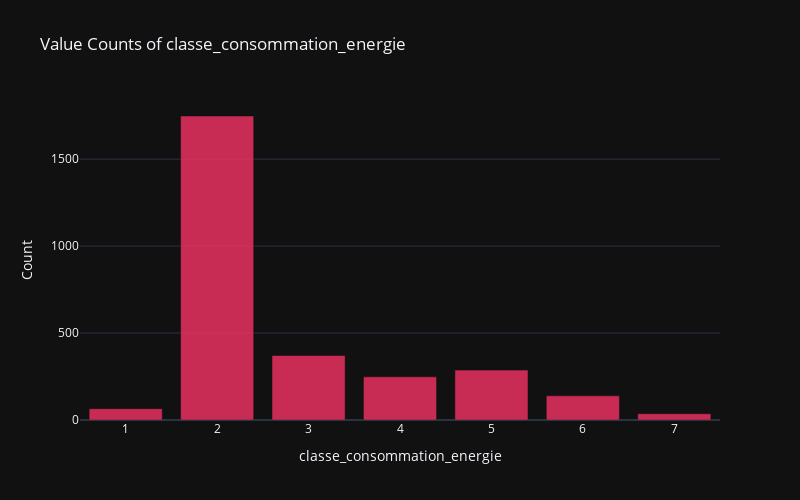

The code cell stored with this chart in its notebook:
### Code cell
value_counts = data['classe_consommation_energie'].value_counts().reset_index()

value_counts.columns = ['classe_consommation_energie', 'Count']
fig = px.bar(value_counts, 
             x='classe_consommation_energie', 
             y='Count', 
             title='Value Counts of classe_consommation_energie',
             template='plotly_dark',
             color_discrete_sequence=['#F63366'],
             opacity=0.8,
             width=800,
             height=500)
fig.show()

### Figure 1 — Plotly figure (JSON) as saved in the notebook; plotly's stock layout.template omitted (floating-point values rounded to 4 significant figures)
{"data": [{"alignmentgroup": "True", "hovertemplate": "classe_consommation_energie=%{x}<br>Count=%{y}<extra></extra>", "legendgroup": "", "marker": {"color": "#F63366", "opacity": 0.8, "pattern": {"shape": ""}}, "name": "", "offsetgroup": "", "orientation": "v", "showlegend": false, "textposition": "auto", "type": "bar", "x": [2, 3, 5, 4, 6, 1, 7], "xaxis": "x", "y": [1748, 371, 287, 248, 139, 65, 36], "yaxis": "y"}], "layout": {"barmode": "relative", "height": 500, "legend": {"tracegroupgap": 0}, "title": {"text": "Value Counts of classe_consommation_energie"}, "width": 800, "xaxis": {"anchor": "y", "domain": [0, 1], "title": {"text": "classe_consommation_energie"}}, "yaxis": {"anchor": "x", "domain": [0, 1], "title": {"text": "Count"}}}}
